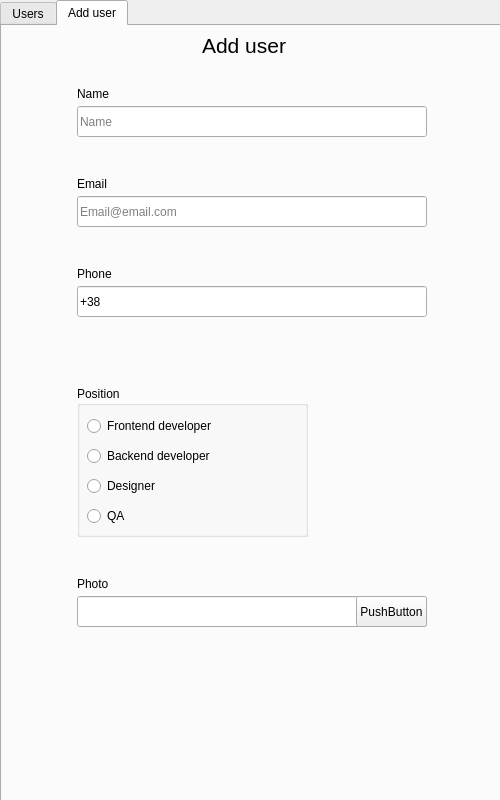
<?xml version="1.0" encoding="UTF-8"?>
<ui version="4.0">
 <class>MyMainQtGUIClass</class>
 <widget class="QMainWindow" name="MyMainQtGUIClass">
  <property name="geometry">
   <rect>
    <x>0</x>
    <y>0</y>
    <width>500</width>
    <height>800</height>
   </rect>
  </property>
  <property name="sizePolicy">
   <sizepolicy hsizetype="Fixed" vsizetype="Fixed">
    <horstretch>0</horstretch>
    <verstretch>0</verstretch>
   </sizepolicy>
  </property>
  <property name="windowTitle">
   <string>MyMainQtGUI</string>
  </property>
  <widget class="QWidget" name="centralWidget">
   <property name="sizePolicy">
    <sizepolicy hsizetype="Fixed" vsizetype="Fixed">
     <horstretch>0</horstretch>
     <verstretch>0</verstretch>
    </sizepolicy>
   </property>
   <widget class="QTabWidget" name="tabWidget">
    <property name="geometry">
     <rect>
      <x>0</x>
      <y>0</y>
      <width>503</width>
      <height>803</height>
     </rect>
    </property>
    <property name="currentIndex">
     <number>1</number>
    </property>
    <widget class="QWidget" name="tab">
     <attribute name="title">
      <string>Users</string>
     </attribute>
     <widget class="QLabel" name="label">
      <property name="geometry">
       <rect>
        <x>200</x>
        <y>10</y>
        <width>86</width>
        <height>18</height>
       </rect>
      </property>
      <property name="sizePolicy">
       <sizepolicy hsizetype="Preferred" vsizetype="Minimum">
        <horstretch>0</horstretch>
        <verstretch>0</verstretch>
       </sizepolicy>
      </property>
      <property name="font">
       <font>
        <pointsize>16</pointsize>
       </font>
      </property>
      <property name="text">
       <string>Users list</string>
      </property>
     </widget>
     <widget class="QWidget" name="verticalLayoutWidget">
      <property name="geometry">
       <rect>
        <x>20</x>
        <y>40</y>
        <width>451</width>
        <height>681</height>
       </rect>
      </property>
      <layout class="QVBoxLayout" name="verticalLayout"/>
     </widget>
     <widget class="QPushButton" name="pushButton">
      <property name="geometry">
       <rect>
        <x>150</x>
        <y>725</y>
        <width>191</width>
        <height>41</height>
       </rect>
      </property>
      <property name="text">
       <string>PushButton</string>
      </property>
     </widget>
    </widget>
    <widget class="QWidget" name="tab_2">
     <attribute name="title">
      <string>Add user</string>
     </attribute>
     <widget class="QLabel" name="label_2">
      <property name="geometry">
       <rect>
        <x>200</x>
        <y>10</y>
        <width>86</width>
        <height>18</height>
       </rect>
      </property>
      <property name="sizePolicy">
       <sizepolicy hsizetype="Preferred" vsizetype="Minimum">
        <horstretch>0</horstretch>
        <verstretch>0</verstretch>
       </sizepolicy>
      </property>
      <property name="font">
       <font>
        <pointsize>16</pointsize>
       </font>
      </property>
      <property name="text">
       <string>Add user</string>
      </property>
     </widget>
     <widget class="QLabel" name="label_3">
      <property name="geometry">
       <rect>
        <x>75</x>
        <y>60</y>
        <width>49</width>
        <height>16</height>
       </rect>
      </property>
      <property name="text">
       <string>Name</string>
      </property>
     </widget>
     <widget class="QLineEdit" name="lineEdit">
      <property name="geometry">
       <rect>
        <x>75</x>
        <y>80</y>
        <width>350</width>
        <height>31</height>
       </rect>
      </property>
      <property name="placeholderText">
       <string>Name</string>
      </property>
     </widget>
     <widget class="QLabel" name="label_4">
      <property name="geometry">
       <rect>
        <x>75</x>
        <y>150</y>
        <width>49</width>
        <height>16</height>
       </rect>
      </property>
      <property name="text">
       <string>Email</string>
      </property>
     </widget>
     <widget class="QLineEdit" name="lineEdit_2">
      <property name="geometry">
       <rect>
        <x>75</x>
        <y>170</y>
        <width>350</width>
        <height>31</height>
       </rect>
      </property>
      <property name="placeholderText">
       <string>Email@email.com</string>
      </property>
     </widget>
     <widget class="QLabel" name="label_5">
      <property name="geometry">
       <rect>
        <x>75</x>
        <y>240</y>
        <width>49</width>
        <height>16</height>
       </rect>
      </property>
      <property name="text">
       <string>Phone</string>
      </property>
     </widget>
     <widget class="QLineEdit" name="lineEdit_3">
      <property name="geometry">
       <rect>
        <x>75</x>
        <y>260</y>
        <width>350</width>
        <height>31</height>
       </rect>
      </property>
      <property name="inputMask">
       <string>+380000000000</string>
      </property>
      <property name="placeholderText">
       <string>+380955388485</string>
      </property>
     </widget>
     <widget class="QGroupBox" name="groupBox">
      <property name="geometry">
       <rect>
        <x>75</x>
        <y>360</y>
        <width>231</width>
        <height>151</height>
       </rect>
      </property>
      <property name="title">
       <string>Position</string>
      </property>
      <widget class="QRadioButton" name="radioButton">
       <property name="geometry">
        <rect>
         <x>10</x>
         <y>30</y>
         <width>201</width>
         <height>20</height>
        </rect>
       </property>
       <property name="text">
        <string>Frontend developer</string>
       </property>
      </widget>
      <widget class="QRadioButton" name="radioButton_2">
       <property name="geometry">
        <rect>
         <x>10</x>
         <y>60</y>
         <width>171</width>
         <height>20</height>
        </rect>
       </property>
       <property name="text">
        <string>Backend developer</string>
       </property>
      </widget>
      <widget class="QRadioButton" name="radioButton_3">
       <property name="geometry">
        <rect>
         <x>10</x>
         <y>90</y>
         <width>201</width>
         <height>20</height>
        </rect>
       </property>
       <property name="text">
        <string>Designer</string>
       </property>
      </widget>
      <widget class="QRadioButton" name="radioButton_4">
       <property name="geometry">
        <rect>
         <x>10</x>
         <y>120</y>
         <width>191</width>
         <height>20</height>
        </rect>
       </property>
       <property name="text">
        <string>QA</string>
       </property>
      </widget>
     </widget>
     <widget class="QLabel" name="label_6">
      <property name="geometry">
       <rect>
        <x>75</x>
        <y>550</y>
        <width>49</width>
        <height>16</height>
       </rect>
      </property>
      <property name="text">
       <string>Photo</string>
      </property>
     </widget>
     <widget class="QLineEdit" name="lineEdit_4">
      <property name="geometry">
       <rect>
        <x>75</x>
        <y>570</y>
        <width>350</width>
        <height>31</height>
       </rect>
      </property>
      <property name="readOnly">
       <bool>true</bool>
      </property>
     </widget>
     <widget class="QPushButton" name="pushButton_2">
      <property name="geometry">
       <rect>
        <x>354</x>
        <y>570</y>
        <width>71</width>
        <height>31</height>
       </rect>
      </property>
      <property name="text">
       <string>PushButton</string>
      </property>
     </widget>
    </widget>
   </widget>
  </widget>
 </widget>
 <layoutdefault spacing="6" margin="11"/>
 <resources>
  <include location="MyMainQtGUI.qrc"/>
 </resources>
 <connections>
  <connection>
   <sender>pushButton</sender>
   <signal>clicked()</signal>
   <receiver>MyMainQtGUIClass</receiver>
   <slot>show()</slot>
   <hints>
    <hint type="sourcelabel">
     <x>79</x>
     <y>68</y>
    </hint>
    <hint type="destinationlabel">
     <x>251</x>
     <y>299</y>
    </hint>
   </hints>
  </connection>
 </connections>
</ui>
